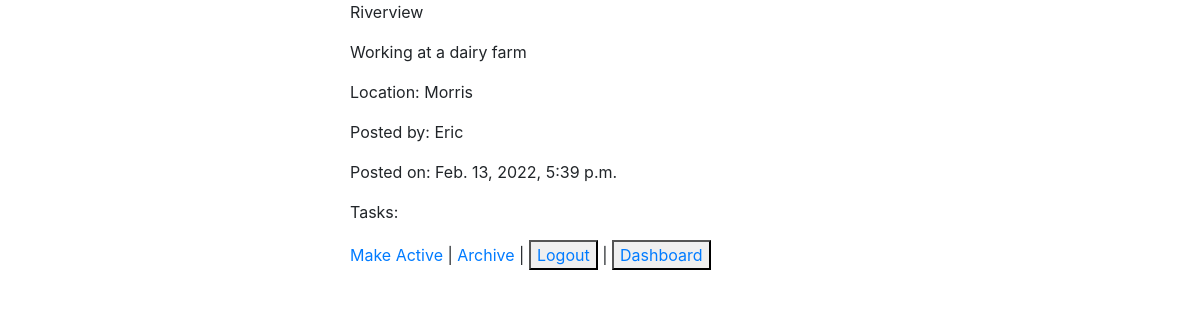
Screenshot of /jobs/7/view (signed in) with the database file from the repository.
### JobNotes/models.py (models this page shows)
class Job(models.Model):
    title=models.CharField(max_length=255)
    date=models.DateField(default=datetime.date.today())
    description=models.TextField()
    location=models.CharField(max_length=255)
    uploader=models.ForeignKey(User, related_name='jobs_uploaded', on_delete=CASCADE)
    active=models.BooleanField(default=True)
    workers=models.ManyToManyField(User, related_name='workers', blank=True)
    vehicles=models.ManyToManyField(Vehicle, related_name='vehicles', blank=True)
    equipment=models.ManyToManyField(Equipment, related_name='equipment_used')
    tasks=models.ManyToManyField(Task,related_name='active_tasks')
    created_at=models.DateTimeField(auto_now_add=True)
    updated_at=models.DateTimeField(auto_now=True)
    objects=JobManager()

class User(models.Model):
    first_name=models.CharField(max_length=255)
    last_name=models.CharField(max_length=255)
    email=models.CharField(max_length=255)
    password=models.CharField(max_length=100)
    created_at=models.DateTimeField(auto_now_add=True)
    updated_at=models.DateTimeField(auto_now=True)
    objects=UserManager()

### JobNotes/views.py (the view)
# urls.py: path('jobs/<int:job_id>/view', views.jobpage),
def jobpage(request, job_id):
    if 'user_id' not in request.session:
        return redirect('/')
    this_job=Job.objects.get(id=job_id)
    context={
        'job':this_job
    }
    return render(request,'details.html',context)

### JobNotes/templates/details.html (shortened to what this page needs)
<!DOCTYPE html>
<html lang="en">
<head>
    <link rel="stylesheet" href="https://stackpath.bootstrapcdn.com/bootstrap/4.3.1/css/bootstrap.min.css">
    {% load static %}
</head>
<body>
    <div class='mx-auto' style='width: 500px;'>
    <p>{{job.title}}</p>
    <p>{{job.description}}</p>
    <p>Location: {{job.location}}</p>
    <p>Posted by: {{job.uploader.first_name}}</p>
    <p>Posted on: {{job.created_at}}</p>
    <p>Tasks:</p>
    <a href='/jobs/{{job.id}}/add_job/'>Make Active</a> |
    <a href='/jobs/{{job.id}}/remove_job/'>Archive</a> |
    <button><a href="logout">Logout</a></button> |
    <button><a href='/jobs'>Dashboard</a></button>
    </div>
</body>
</html>

### rows the page displays
Job: title "Riverview", description "Working at a dairy farm", location "Morris", uploader.first_name "Eric", created_at "Feb. 13, 2022, 5:39 p.m."
